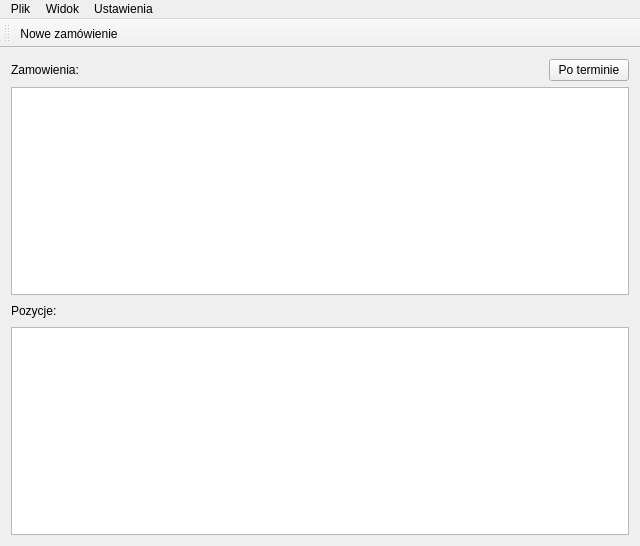
<?xml version="1.0" encoding="UTF-8"?>
<ui version="4.0">
 <class>MainWindow</class>
 <widget class="QMainWindow" name="MainWindow">
  <property name="geometry">
   <rect>
    <x>0</x>
    <y>0</y>
    <width>640</width>
    <height>546</height>
   </rect>
  </property>
  <property name="windowTitle">
   <string>MainWindow</string>
  </property>
  <widget class="QWidget" name="centralWidget">
   <layout class="QVBoxLayout" name="verticalLayout">
    <item>
     <layout class="QHBoxLayout" name="horizontalLayout">
      <item>
       <widget class="QLabel" name="label">
        <property name="text">
         <string>Zamowienia:</string>
        </property>
       </widget>
      </item>
      <item>
       <spacer name="horizontalSpacer">
        <property name="orientation">
         <enum>Qt::Horizontal</enum>
        </property>
        <property name="sizeHint" stdset="0">
         <size>
          <width>40</width>
          <height>20</height>
         </size>
        </property>
       </spacer>
      </item>
      <item>
       <widget class="QPushButton" name="pushButtonAfterTime">
        <property name="text">
         <string>Po terminie</string>
        </property>
       </widget>
      </item>
     </layout>
    </item>
    <item>
     <layout class="QHBoxLayout" name="horizontalLayout_3">
      <item>
       <widget class="QTableView" name="tableViewOrders">
        <property name="selectionMode">
         <enum>QAbstractItemView::SingleSelection</enum>
        </property>
        <property name="selectionBehavior">
         <enum>QAbstractItemView::SelectRows</enum>
        </property>
        <attribute name="horizontalHeaderStretchLastSection">
         <bool>true</bool>
        </attribute>
       </widget>
      </item>
     </layout>
    </item>
    <item>
     <layout class="QHBoxLayout" name="horizontalLayout_4">
      <item>
       <widget class="QLabel" name="label_2">
        <property name="text">
         <string>Pozycje:</string>
        </property>
       </widget>
      </item>
      <item>
       <spacer name="horizontalSpacer_3">
        <property name="orientation">
         <enum>Qt::Horizontal</enum>
        </property>
        <property name="sizeHint" stdset="0">
         <size>
          <width>40</width>
          <height>20</height>
         </size>
        </property>
       </spacer>
      </item>
     </layout>
    </item>
    <item>
     <widget class="QTableView" name="tableViewDetails">
      <attribute name="horizontalHeaderStretchLastSection">
       <bool>true</bool>
      </attribute>
     </widget>
    </item>
   </layout>
  </widget>
  <widget class="QMenuBar" name="menuBar">
   <property name="geometry">
    <rect>
     <x>0</x>
     <y>0</y>
     <width>640</width>
     <height>22</height>
    </rect>
   </property>
   <widget class="QMenu" name="menuWidok">
    <property name="title">
     <string>Widok</string>
    </property>
    <addaction name="actionKsiazka"/>
    <addaction name="actionCzytelnik"/>
    <addaction name="actionMagazyn"/>
   </widget>
   <widget class="QMenu" name="menuPlik">
    <property name="title">
     <string>Plik</string>
    </property>
    <addaction name="actionNoweZamowienie"/>
    <addaction name="actionZamknij"/>
   </widget>
   <widget class="QMenu" name="menuUstawienia">
    <property name="title">
     <string>Ustawienia</string>
    </property>
    <addaction name="actionPolaczenie"/>
   </widget>
   <addaction name="menuPlik"/>
   <addaction name="menuWidok"/>
   <addaction name="menuUstawienia"/>
  </widget>
  <widget class="QToolBar" name="toolBar">
   <property name="windowTitle">
    <string>toolBar</string>
   </property>
   <attribute name="toolBarArea">
    <enum>TopToolBarArea</enum>
   </attribute>
   <attribute name="toolBarBreak">
    <bool>false</bool>
   </attribute>
   <addaction name="actionNoweZamowienie"/>
  </widget>
  <action name="actionZamknij">
   <property name="text">
    <string>Zamknij</string>
   </property>
  </action>
  <action name="actionKsiazka">
   <property name="text">
    <string>Książka</string>
   </property>
  </action>
  <action name="actionCzytelnik">
   <property name="text">
    <string>Czytelnik</string>
   </property>
  </action>
  <action name="actionMagazyn">
   <property name="text">
    <string>Magazyn</string>
   </property>
  </action>
  <action name="actionNoweZamowienie">
   <property name="icon">
    <iconset theme="nowe.png">
     <normaloff>.</normaloff>.</iconset>
   </property>
   <property name="text">
    <string>Nowe zamówienie</string>
   </property>
   <property name="shortcut">
    <string>Ctrl+N</string>
   </property>
  </action>
  <action name="actionPolaczenie">
   <property name="text">
    <string>Połączenie</string>
   </property>
  </action>
 </widget>
 <layoutdefault spacing="6" margin="11"/>
 <resources/>
 <connections/>
</ui>
